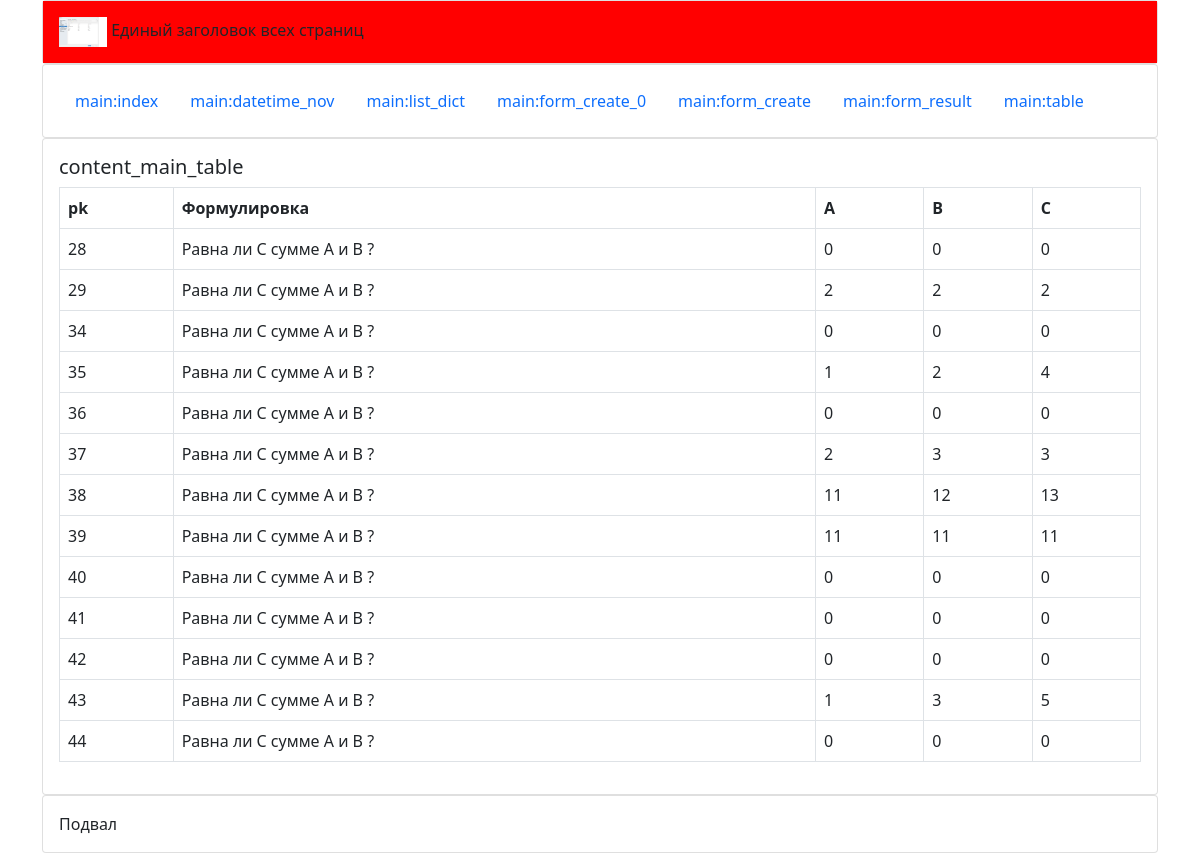
The page /main/table/ on the database as committed earlier.
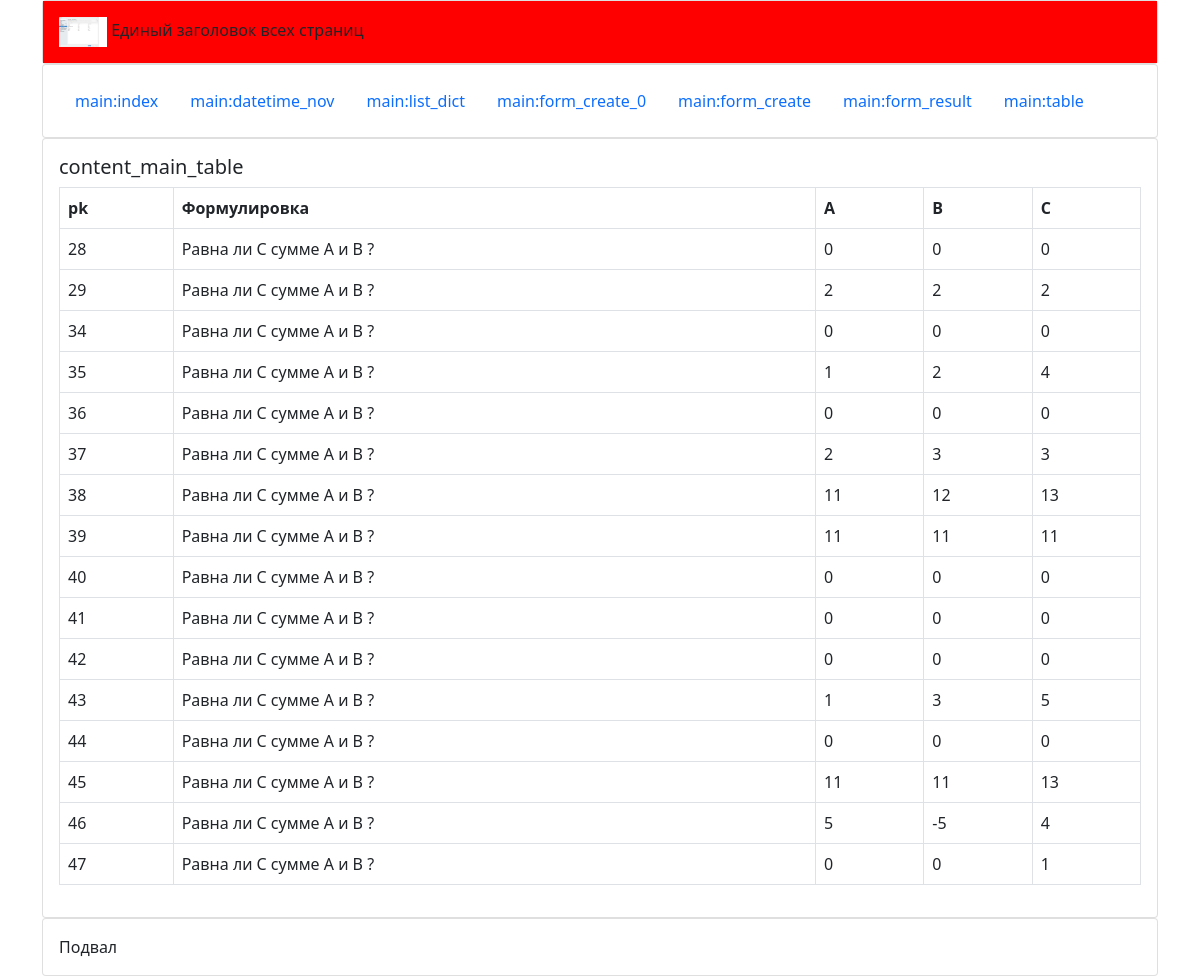
The same page on the database as committed later.
### main/models.py (models this page shows, shortened)
class Abc(models.Model):
    task = models.CharField(default="Равна ли С сумме A и B ?", max_length=256,verbose_name="Формулировка задачи")
    a = models.IntegerField(default=0, verbose_name="Значение А")
    b = models.IntegerField(default=0, verbose_name="Значение B")
    c = models.IntegerField(choices=c_choices,default=0, verbose_name="Значение С")

### main/views.py (the view)
# urls.py: path('table/', views.table, name='table'),
def table(request):
    rows = Abc.objects.values_list()
    print(rows)
    context = {'rows': rows}
    return render(request, 'main/table.html', context)

### templates/main/table.html (shortened to what this page needs)
{% extends '../main/layout.html' %}
{% block content %}
<h5>content_main_table</h5>
<table class="table table-bordered">
    <thead>
    <tr>
        <th scope="col">pk</th>
        <th scope="col">Формулировка</th>
        <th scope="col">A</th>
        <th scope="col">B</th>
        <th scope="col">C</th>
    </tr>
    </thead>
    <tbody style="border-top: 0px;">
    {% for row in rows %}
        <tr>
            {% for item in row %}
            <td>
                {{ item }}
            </td>
            {% endfor %}
        </tr>
    {% endfor %}
</table>
{% endblock %}

Rows that differ between the two databases and show on the page:
added Abc: row "45" "Равна ли С сумме A и B ?" "11" "11" "13"
added Abc: row "46" "Равна ли С сумме A и B ?" "5" "-5" "4"
added Abc: row "47" "Равна ли С сумме A и B ?" "0" "0" "1"
